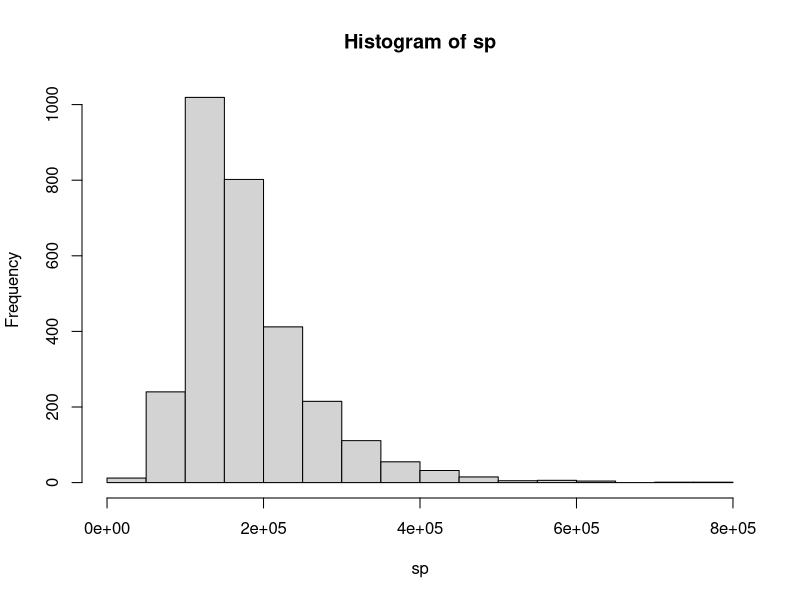

Write R code to recreate this figure. (Note: this script raises an error after producing the figure.)
##################

mydata <- read.csv(file="ames_housing_data.csv",head=TRUE,sep=",")
sp <- mydata$SalePrice

#######################################
### Section 1  - Sample Definition ###
######################################

# Initial view of data
str(mydata)
head(mydata)
names(mydata)
structure(mydata)

# Get the number of cols and rows
print(length(mydata)) # 82 vars
print(nrow(mydata)) # 2930 observations (properties)

# Summary of Sales Price
summary(mydata$SalePrice)

# Look at the data types
vartypes <- sapply(mydata, class)
vartypes

# Count the Numerics - fix this?
numcnt <- 0
for (i in mydata){
  if (typeof(i) == "integer"){
    numcnt <- numcnt + 1
  }
}
numcnt


# Show Hist of SalePrice
hist(sp)
quantile(sp)

#from example
ggplot(mydata, aes(x=SalePrice)) + 
  geom_histogram(color="black", binwidth= 10000) +
  labs(title="Distribution of Sale Price") +
  theme(plot.title=element_text(lineheight=0.8, face="bold", hjust=0.5))


#######################################
### Section 2  - Data Quality Check ###
#######################################

# First verify that all obserations have a reasonable SalePrice value (>0)
summary(mydata$SalePrice)

# Next Define some additional variables
mydata$price_sqft <- mydata$SalePrice/mydata$TotalFloorSF
summary(mydata$price_sqft)
mydata$TotalFloorSF <- mydata$FirstFlrSF + mydata$SecondFlrSF

mydata$TotalFloorSF <- mydata$FirstFlrSF + mydata$SecondFlrSF
mydata$HouseAge <- mydata$YrSold - mydata$YearBuilt
mydata$QualityIndex <- mydata$OverallQual * mydata$OverallCond
mydata$price_sqft <- mydata$SalePrice/mydata$TotalFloorSF



# Next identify some drop conditions
# 1. Non-typical residential zones: drop any Zoning other than Residential (RH, RL, RP, RM)
sub1 <- subset(mydata, mydata$Zoning == "RH" | mydata$Zoning == "RL" | mydata$Zoning == "RP" | mydata$Zoning == "RM")
nrow(sub1)
# 2. Non-normal sale condition: any sale condition other than 'Normal'
sub2 <- subset(sub1, sub1$SaleCondition == "Normal")
nrow(sub2)
# 3. Simplify by looking at only Single Family deteached property types
sub3 <- subset(sub2, sub2$BldgType == "1Fam")
nrow(sub3)

# # 4. Unusual Sale Types: any type other than COD
# mydata_sample <- subset(sub3, sub3$SaleType != "COD")
# nrow(mydata_sample)
# head(mydata_sample)

#Now set sub3 to mydata_sample
mydata_sample <- sub3
length(mydata_sample)
nrow(mydata_sample)

str(mydata_sample)
nrow(mydata_sample) / nrow(mydata)

# Determine the list of twenty variables to test in the EDA, also include SalePrice as the response var
subdat <- subset(mydata_sample, select=c("SalePrice", "TotalFloorSF","GrLivArea","BsmtFinSF1","TotalBsmtSF",
                                  "LotArea","LotShape","LotFrontage","GarageArea","YearBuilt",
                                  "BedroomAbvGr","TotRmsAbvGrd","FullBath","Neighborhood","CentralAir",
                                  "YrSold","KitchenQual","OverallCond","OverallQual","YearRemodel"))

subdat <- subset(mydata_sample, select=c("SalePrice","TotalFloorSF","HouseAge","price_sqft","LotArea","LotShape","FullBath",
                                  "BsmtCond","BsmtFinSF1","TotalBsmtSF","Neighborhood","HouseStyle","YrSold",
                                  "KitchenQual","OverallCond","OverallQual","YearRemodel",
                                  "GarageArea","GarageQual","PoolArea"))


str(subdat)
summary(subdat)


# LotShape, BldgType, CentralAir, KitchenQual are categorical (nominal or ordinal), the rest are numerics

# Break numeric variables into continuous and discrete categories
# Show relationships to each continuous var using scatter plot, and each discrete var using hist
#numeric vars
numdat <- subset(mydata_sample, select=c("SalePrice","BsmtFinSF1","TotalBsmtSF",
                                          "LotArea","LotFrontage","GarageArea","YearBuilt",
                                          "BedroomAbvGr","TotRmsAbvGrd","FullBath",
                                          "YrSold","OverallCond","OverallQual","YearRemodel"))

numdat <- subset(mydata_sample, select=c("SalePrice","TotalFloorSF","HouseAge","price_sqft","LotArea","FullBath",
                                         "BsmtFinSF1","TotalBsmtSF","YrSold","OverallCond","OverallQual","YearRemodel",
                                         "GarageArea","PoolArea"))

#categorical vars
catdat <- subset(mydata_sample, select = c("LotShape","BsmtCond","Neighborhood","HouseStyle","KitchenQual","GarageQual"))

contdat <- subset(mydata_sample, select = c("SalePrice","TotalFloorSF","price_sqft","LotArea","BsmtFinSF1","TotalBsmtSF",
                                            "GarageArea","PoolArea"))
discdat <- subset(mydata_sample, select = c("FullBath","YrSold","HouseAge","OverallCond","OverallQual","YearRemodel"))


summary(discdat)
summary(mydata$TotalFloorSF)

# Test univariate EDA assumptions
# first look at the Factor variables using bar charts
require(ggplot2)
ggplot(subdat, aes(x=mydata_sample$LotShape)) + 
  geom_bar(color="black") + labs(title="Number of houses per Lot Shape") +
  theme(plot.title=element_text(lineheight=0.8, face="bold", hjust=0.5))    #keep
paste("Reg Shape: ", length(which(mydata_sample$LotShape == "Reg")) / length(mydata_sample$LotShape)) #48% are Reg shape
paste("IR1 Shape: ", length(which(mydata_sample$LotShape == "IR1")) / length(mydata_sample$LotShape)) #27% are Reg shape

paste("Reg Shape: ", length(which(mydata$LotShape == "Reg")) / length(mydata$LotShape)) #48% are Reg shape
paste("IR1 Shape: ", length(which(mydata$LotShape == "IR1")) / length(mydata$LotShape)) #27% are Reg shape


ggplot(subdat, aes(x=mydata_sample$Neighborhood)) + 
  geom_bar(color="black") + labs(title="Number of houses by Neighborhood") +
  theme(plot.title=element_text(lineheight=0.8, face="bold", hjust=0.5))

ggplot(subdat, aes(x=mydata_sample$BsmtCond)) + 
  geom_bar(color="black") + labs(title="Number of houses per Bldg Type") +
  theme(plot.title=element_text(lineheight=0.8, face="bold", hjust=0.5))      # can ignore
length(which(mydata_sample$BsmtCond == "TA" | mydata_sample$BsmtCond == "Gd" | 
               mydata_sample$BsmtCond == "Ex")) / length(mydata_sample$BsmtCond) #76% have rating TA or better
length(which(mydata$BsmtCond == "TA" | mydata$BsmtCond == "Gd" | 
               mydata$BsmtCond == "Ex")) / length(mydata$BsmtCond) #76% have rating TA or better


#length(which(mydata_sample$BldgType == "1Fam")) / length(mydata_sample$BldgType) #65% are Single Fam homes

ggplot(subdat, aes(x=mydata_sample$HouseStyle)) + 
  geom_bar(color="black") + labs(title="Number of houses per House Style Type") +
  theme(plot.title=element_text(lineheight=0.8, face="bold", hjust=0.5))  #keep

#length(mydata_sample[mydata_sample$CentralAir == "NA"])
#length(which(mydata_sample$CentralAir == "Y")) / length(mydata_sample$CentralAir) #73% have central air

ggplot(subdat, aes(x=mydata_sample$KitchenQual)) + 
  geom_bar(color="black") + labs(title="Number of houses per Kitchen Qual Type") +
  theme(plot.title=element_text(lineheight=0.8, face="bold", hjust=0.5))
length(which(mydata_sample$KitchenQual == "TA" | mydata_sample$KitchenQual == "Gd" | 
               mydata_sample$KitchenQual == "Ex")) / length(mydata_sample$KitchenQual) #76% have rating TA or better

ggplot(subdat, aes(x=mydata_sample$GarageQual)) + 
  geom_bar(color="black") + labs(title="Number of houses per GarageQual Type") +
  theme(plot.title=element_text(lineheight=0.8, face="bold", hjust=0.5))

length(which(mydata_sample$KitchenQual == "TA" | mydata_sample$KitchenQual == "Gd" | 
               mydata_sample$KitchenQual == "Ex")) / length(mydata_sample$KitchenQual) #76% have rating TA or better


# numeric univariate tests
ggplot(numdat, aes(x=SalePrice)) + 
  geom_histogram(color="black", binwidth= 10000) +
  labs(title="Distribution of SalePrice") +
  theme(plot.title=element_text(lineheight=0.8, face="bold", hjust=0.5))

ggplot(numdat, aes(x=TotalFloorSF)) + 
  geom_histogram(color="black", binwidth= 200) +
  labs(title="Distribution of TotalFloorSF") +
  theme(plot.title=element_text(lineheight=0.8, face="bold", hjust=0.5))




length(which(mydata_sample$TotalFloorSF > 3000)) / length(mydata_sample$TotalFloorSF) 
length(which(mydata_sample$SalePrice > 600000)) / length(mydata_sample$TotalFloorSF) 




# length(numdat)
# for (n in numdat){
#   print(paste("name", quantile(n, na.rm = TRUE)))
# }

# Test bivariate EDA assumptions
ggplot(subdat, aes(x=TotalFloorSF, y=SalePrice)) + 
  geom_point(color="blue", shape=1) +
  ggtitle("Scatter Plot of SalePrice by Total Floor SF") +
  theme(plot.title=element_text(lineheight=0.8, face="bold", hjust=0.5))

ggplot(subdat, aes(x=price_sqft, y=SalePrice)) + 
  geom_point(color="blue", shape=1) +
  ggtitle("Scatter Plot of SalePrice by price_sqft") +
  theme(plot.title=element_text(lineheight=0.8, face="bold", hjust=0.5))


ggplot(subdat, aes(x=LotArea, y=SalePrice)) + 
  geom_point(color="blue", shape=1) +
  ggtitle("Scatter Plot of SalePrice vs Lot Area") +
  theme(plot.title=element_text(lineheight=0.8, face="bold", hjust=0.5))

ggplot(subdat, aes(x=LotShape, y=SalePrice)) + 
  geom_boxplot(fill="blue") +
  labs(title="Boxplot for SalePrice by Lot Shape") +
  theme(plot.title=element_text(lineheight=0.8, face="bold", hjust=0.5))

ggplot(subdat, aes(x=KitchenQual, y=SalePrice)) + 
  geom_boxplot(fill="blue") +
  labs(title="Boxplot for SalePrice by KitchenQual") +
  theme(plot.title=element_text(lineheight=0.8, face="bold", hjust=0.5))

ggplot(subdat, aes(x=BedroomAbvGr, y=YearBuilt)) + 
  geom_boxplot(fill="blue") +
  labs(title="Boxplot for Year Built by  Bedrooms Abv Gr") +
  theme(plot.title=element_text(lineheight=0.8, face="bold", hjust=0.5))

ggplot(subdat, aes(x=LotFrontage, y=SalePrice)) + 
  geom_point(color="blue", shape=1) +
  ggtitle("Scatter Plot of LotFrontage vs SalePrice") +
  theme(plot.title=element_text(lineheight=0.8, face="bold", hjust=0.5))

ggplot(subdat, aes(x=TotRmsAbvGrd, y=SalePrice)) + 
  geom_point(color="blue", shape=1) +
  ggtitle("Scatter Plot of Total Rooms Abv Grd vs SalePrice") +
  theme(plot.title=element_text(lineheight=0.8, face="bold", hjust=0.5))

ggplot(subdat, aes(x=GrLivArea, y=SalePrice)) + 
  geom_point(color="blue", shape=1) +
  ggtitle("Scatter Plot of GrLivArea vs SalePrice") +
  theme(plot.title=element_text(lineheight=0.8, face="bold", hjust=0.5))

#General tests
ggplot(subdat, aes(x=Neighborhood, y=SalePrice)) + 
  geom_point(color="blue", shape=1) +
  ggtitle("SalePrice by Neighborhood") +
  theme(plot.title=element_text(lineheight=0.8, face="bold", hjust=0.5))

ggplot(subdat, aes(x=HouseStyle, y=SalePrice)) + 
  geom_point(color="blue", shape=1) +
  ggtitle("SalePrice by HouseStyle") +
  theme(plot.title=element_text(lineheight=0.8, face="bold", hjust=0.5))


# Identify Relevant Variables
#Focus on Contiuous Variables for now
cor(mydata$SalePrice, mydata$TotalFloorSF, use = "everything", method = c("pearson"))
    
for (i in contdat){
  print(cor(contdat$SalePrice, i, method = c("pearson")))
}


#######################################
### Section 3  - Inital EDA Tests  ###
######################################
# Choose ten variables to do more analysis
#del TotalFloorSF, KitchenQual, CentralAir
init_eda <- subset(mydata_sample, select=c("SalePrice", "GrLivArea","TotalBsmtSF","GarageArea","YearBuilt",
                                            "TotRmsAbvGrd","FullBath","YrSold","OverallQual", "Neighborhood"))

init_eda <- subset(mydata_sample, select=c("SalePrice","TotalFloorSF","price_sqft","LotArea","LotShape","TotalBsmtSF",
                                           "Neighborhood","KitchenQual","OverallQual","GarageArea"))

str(init_eda)
names(init_eda)

# THESE ARE MY TEN VARS FOR INIT EDA
num_eda <- subset(mydata_sample, select=c("SalePrice", "GrLivArea","TotalBsmtSF","GarageArea","YearBuilt",
                                           "TotRmsAbvGrd","FullBath","YrSold","OverallQual"))
str(num_eda)

#Get quantile summary for each of the selected vars
for (n in num_eda){
  print(summary(n))
}

# #Get descriptives for each of the selected vars
sapply(num_eda, min)
sapply(num_eda, max)
round(sapply(num_eda, median), 0)
round(sapply(num_eda, mean), 0)
# round(sapply(num_eda, sd), 2)

# Check Histogram for cleaned data
hist(mydata_sample$SalePrice, main = "Distribution of SalePrice - Cleaned", 
     xlab = "Sale Price", ylab = "Count", col = "Blue")

# Correlation
for (n in numdat){
  print(cor(mydata_sample$SalePrice, n, method = "pearson"))
}

#Check anova?
fit <- lm(mydata_sample$SalePrice ~ mydata_sample$GrLivArea)
summary(aov(fit))


# Model focused EDA for SalePrice as the response

ggplot(mydata, aes(x=GrLivArea, y=SalePrice)) + 
  geom_point(color="blue", size=2) +
  ggtitle("Scatter Plot of Sale Price vs GrLivArea - original data") +
  theme(plot.title=element_text(lineheight=0.8, face="bold", hjust=0.5)) #shows pos cor

ggplot(numdat, aes(x=GrLivArea, y=SalePrice)) + 
  geom_point(color="blue", size=2) +
  ggtitle("Scatter Plot of Sale Price vs GrLivArea- cleaned data") +
  theme(plot.title=element_text(lineheight=0.8, face="bold", hjust=0.5)) #shows pos cor

ggplot(numdat, aes(x=OverallQual, y=SalePrice)) + 
  geom_point(color="blue", size=2) +
  ggtitle("Scatter Plot of Sale Price vs Qual") +
  theme(plot.title=element_text(lineheight=0.8, face="bold", hjust=0.5))


ggplot(numdat, aes(x=GarageArea, y=SalePrice)) + 
  geom_point(color="blue", size=2) +
  ggtitle("Scatter Plot of Sale Price vs GarageArea") +
  theme(plot.title=element_text(lineheight=0.8, face="bold", hjust=0.5))

ggplot(numdat, aes(x=YearBuilt, y=SalePrice)) + 
  geom_point(color="blue", size=2) +
  ggtitle("Scatter Plot of Sale Price vs Year Built") +
  theme(plot.title=element_text(lineheight=0.8, face="bold", hjust=0.5))

#compare saleprice to cat var KitchenQual
ggplot(subdat, aes(x=KitchenQual, y=SalePrice)) + 
  geom_boxplot(fill="blue") + labs("Scatter Plot of Sale Price vs KithcenQual") +
  theme(plot.title=element_text(lineheight=0.8, face="bold", hjust=0.5))

#compare saleprice to cat var CentralAir
ggplot(subdat, aes(x=CentralAir, y=SalePrice)) + 
  geom_boxplot(fill="blue") + labs("Scatter Plot of Sale Price vs CentralAir") +
  theme(plot.title=element_text(lineheight=0.8, face="bold", hjust=0.5))


# Extra, test correlations for the ten vars
require(corrplot)
mcor <- cor(num_eda)
corrplot(mcor, method = "shade", shade.col = NA, tl.col = "black", tl.cex = 0.5)


########################################
### Section 4 - EDA 
########################################
#Now choose the three vars you want to use as predictors for SalePrice and log(SalePrice)
eda_vars <- subset(mydata_sample, select=c("SalePrice", "GrLivArea","TotalBsmtSF","OverallQual"))
eda_vars$logSalePrice <- log(mydata_sample$SalePrice)
str(eda_vars)


# First show plots using SalePrice
ggplot(mydata_sample, aes(x=GrLivArea, y=SalePrice)) + 
  geom_point(color="blue", size=2) +
  ggtitle("Scatter Plot of Sale Price vs GrLivArea - EDA") +
  theme(plot.title=element_text(lineheight=0.8, face="bold", hjust=0.5))

ggplot(mydata_sample, aes(x=TotalBsmtSF, y=SalePrice)) + 
  geom_point(color="blue", size=2) +
  ggtitle("Scatter Plot of Sale Price vs TotalBsmtSF - EDA") +
  theme(plot.title=element_text(lineheight=0.8, face="bold", hjust=0.5))

ggplot(mydata_sample, aes(x=OverallQual, y=SalePrice)) + 
  geom_point(color="blue", size=2) +
  ggtitle("Scatter Plot of Sale Price vs OverallQual - EDA") +
  theme(plot.title=element_text(lineheight=0.8, face="bold", hjust=0.5))

# Second show plots using log(SalePrice)
ggplot(mydata_sample, aes(x=GrLivArea, y=log(SalePrice))) + 
  geom_point(color="red", size=2) +
  ggtitle("Scatter Plot of Log Sale Price vs GrLivArea - EDA") +
  theme(plot.title=element_text(lineheight=0.8, face="bold", hjust=0.5))

ggplot(mydata_sample, aes(x=TotalBsmtSF, y=log(SalePrice))) + 
  geom_point(color="red", size=2) +
  ggtitle("Scatter Plot of Log Sale Price vs TotalBsmtSF - EDA") +
  theme(plot.title=element_text(lineheight=0.8, face="bold", hjust=0.5))

ggplot(mydata_sample, aes(x=OverallQual, y=log(SalePrice))) + 
  geom_point(color="red", size=2) +
  ggtitle("Scatter Plot of Log Sale Price vs OverallQual - EDA") +
  theme(plot.title=element_text(lineheight=0.8, face="bold", hjust=0.5))

# Also test pair-wise plots
require(lattice)
pairs(eda_vars)

require(GGally)
ggpairs(eda_vars)

require(corrplot)
mcor <- cor(eda_vars)
corrplot(mcor, method = "shade", shade.col = NA, tl.col = "black", tl.cex = 0.5)

mfrow=c(1, 2)
p1 <- ggplot(mydata_sample, aes(x=TotalBsmtSF, y=SalePrice)) + 
  geom_point(color="blue", size=2) +
  ggtitle("Scatter Plot of Sale Price vs TotalBsmtSF - EDA") +
  theme(plot.title=element_text(lineheight=0.8, face="bold", hjust=0.5))

p2 <- ggplot(mydata_sample, aes(x=OverallQual, y=SalePrice)) + 
  geom_point(color="blue", size=2) +
  ggtitle("Scatter Plot of Sale Price vs OverallQual - EDA") +
  theme(plot.title=element_text(lineheight=0.8, face="bold", hjust=0.5))

multiplot <- function(..., plotlist=NULL, file, cols=1, layout=NULL) {
  library(grid)
  
  # Make a list from the ... arguments and plotlist
  plots <- c(list(...), plotlist)
  
  numPlots = length(plots)
  
  # If layout is NULL, then use 'cols' to determine layout
  if (is.null(layout)) {
    # Make the panel
    # ncol: Number of columns of plots
    # nrow: Number of rows needed, calculated from # of cols
    layout <- matrix(seq(1, cols * ceiling(numPlots/cols)),
                     ncol = cols, nrow = ceiling(numPlots/cols))
  }
  
  if (numPlots==1) {
    print(plots[[1]])
    
  } else {
    # Set up the page
    grid.newpage()
    pushViewport(viewport(layout = grid.layout(nrow(layout), ncol(layout))))
    
    # Make each plot, in the correct location
    for (i in 1:numPlots) {
      # Get the i,j matrix positions of the regions that contain this subplot
      matchidx <- as.data.frame(which(layout == i, arr.ind = TRUE))
      
      print(plots[[i]], vp = viewport(layout.pos.row = matchidx$row,
                                      layout.pos.col = matchidx$col))
    }
  }
}


multiplot(p1, p2, cols=2)

init_eda <- subset(mydata_sample, select=c("SalePrice","TotalFloorSF","price_sqft","LotArea","LotShape","TotalBsmtSF",
                                           "Neighborhood","KitchenQual","OverallQual","GarageArea"))

p1 <- ggplot(init_eda, aes(x=TotalFloorSF)) + 
  geom_histogram(color="black", binwidth= 100) +
  labs(title="Distribution of TotalFloorSF") +
  theme(plot.title=element_text(lineheight=0.8, face="bold", hjust=0.5))

p2<- ggplot(init_eda, aes(x=TotalFloorSF, y=SalePrice)) + 
  geom_point(color="blue", shape=1) +
  ggtitle("Scatter Plot of SalePrice by Total Floor SF") +
  theme(plot.title=element_text(lineheight=0.8, face="bold", hjust=0.5))

multiplot(p1, p2, cols=2)
#--------------------------------

p1 <- ggplot(init_eda, aes(x=LotArea)) + 
  geom_histogram(color="black", binwidth= 1000) +
  labs(title="Distribution of LotArea") +
  theme(plot.title=element_text(lineheight=0.8, face="bold", hjust=0.5))

p2<- ggplot(init_eda, aes(x=LotArea, y=SalePrice)) + 
  geom_point(color="blue", shape=1) +
  ggtitle("Scatter Plot of SalePrice by LotArea") +
  theme(plot.title=element_text(lineheight=0.8, face="bold", hjust=0.5))

multiplot(p1, p2, cols=2)
#---------------------------------------------
  
p1 <- ggplot(init_eda, aes(x=OverallQual)) + 
  geom_bar(color="black") + labs(title="Number of houses per Kitchen Qual Type") +
  labs(title="Distribution of OverallQual") +
  theme(plot.title=element_text(lineheight=0.8, face="bold", hjust=0.5))

p2<- ggplot(init_eda, aes(x=OverallQual, y=SalePrice)) + 
  geom_point(color="blue", shape=1) +
  ggtitle("Scatter Plot of SalePrice by OverallQual") +
  theme(plot.title=element_text(lineheight=0.8, face="bold", hjust=0.5))

multiplot(p1, p2, cols=2)
#---------------------------------------------


p1 <- ggplot(init_eda, aes(x=Neighborhood)) + 
  geom_bar(color="black") + labs(title="Number of houses per Neighborhood") +
  labs(title="Distribution of Neighborhood") +
  theme(plot.title=element_text(lineheight=0.8, face="bold", hjust=0.5))

p2<- ggplot(init_eda, aes(x=Neighborhood, y=SalePrice)) + 
  geom_point(color="blue", shape=1) +
  ggtitle("SalePrice by Neighborhood") +
  theme(plot.title=element_text(lineheight=0.8, face="bold", hjust=0.5))


multiplot(p1, p2, cols=2)
#---------------------------------------------

p1 <- ggplot(init_eda, aes(x=mydata_sample$KitchenQual)) + 
  geom_bar(color="black") + labs(title="Number of houses per Kitchen Qual Type") +
  theme(plot.title=element_text(lineheight=0.8, face="bold", hjust=0.5))


p2<- ggplot(init_eda, aes(x=KitchenQual, y=SalePrice)) + 
  geom_boxplot(fill="blue") + labs("Scatter Plot of Sale Price vs KithcenQual") +
  theme(plot.title=element_text(lineheight=0.8, face="bold", hjust=0.5))


multiplot(p1, p2, cols=2)
#---------------------------------------------

init_eda <- subset(mydata_sample, select=c("SalePrice","TotalFloorSF","price_sqft","LotArea","LotShape","TotalBsmtSF",
                                           "Neighborhood","KitchenQual","OverallQual","GarageArea"))

str(init_eda)
init_eda_num <- subset(mydata_sample, select=c("SalePrice","TotalFloorSF","price_sqft","LotArea",
                                               "TotalBsmtSF","OverallQual","GarageArea"))
mcor <- cor(init_eda_num)
corrplot(mcor, method = "shade", shade.col = NA, tl.col = "black", tl.cex = 0.5)


init_eda_num <- 

# First show plots using SalePrice
  p1 <- ggplot(mydata_sample, aes(x=TotalFloorSF, y=SalePrice)) + 
  geom_point(color="blue", size=2) +
  ggtitle("Scatter Plot of Sale Price vs TotalFloorSF - EDA") +
  theme(plot.title=element_text(lineheight=0.8, face="bold", hjust=0.5))


p2 <- ggplot(mydata_sample, aes(x=TotalFloorSF, y=log(SalePrice))) + 
  geom_point(color="red", size=2) +
  ggtitle("Scatter Plot of Log Sale Price vs TotalFloorSF - EDA") +
  theme(plot.title=element_text(lineheight=0.8, face="bold", hjust=0.5))
multiplot(p1, p2, cols=2)
#--------------------


p1 <- ggplot(mydata_sample, aes(x=TotalBsmtSF, y=SalePrice)) + 
  geom_point(color="blue", size=2) +
  ggtitle("Scatter Plot of Sale Price vs TotalBsmtSF - EDA") +
  theme(plot.title=element_text(lineheight=0.8, face="bold", hjust=0.5))

p2 <- ggplot(mydata_sample, aes(x=TotalBsmtSF, y=log(SalePrice))) + 
  geom_point(color="red", size=2) +
  ggtitle("Scatter Plot of Log Sale Price vs TotalBsmtSF - EDA") +
  theme(plot.title=element_text(lineheight=0.8, face="bold", hjust=0.5))
multiplot(p1, p2, cols=2)
#--------------------


p1 <- ggplot(mydata_sample, aes(x=OverallQual, y=SalePrice)) + 
  geom_point(color="blue", size=2) +
  ggtitle("Scatter Plot of Sale Price vs OverallQual - EDA") +
  theme(plot.title=element_text(lineheight=0.8, face="bold", hjust=0.5))

p2 <-  ggplot(mydata_sample, aes(x=OverallQual, y=log(SalePrice))) + 
  geom_point(color="red", size=2) +
  ggtitle("Scatter Plot of Log Sale Price vs OverallQual - EDA") +
  theme(plot.title=element_text(lineheight=0.8, face="bold", hjust=0.5))
multiplot(p1, p2, cols=2)
#--------------------

# Second show plots using log(SalePrice)

eda_vars <- subset(mydata_sample, select=c("SalePrice", "TotalFloorSF","TotalBsmtSF","OverallQual"))
eda_vars$logSalePrice <- log(mydata_sample$SalePrice)
str(eda_vars)

require(lattice)
pairs(eda_vars)

require(GGally)
ggpairs(eda_vars)

require(corrplot)
mcor <- cor(eda_vars)
corrplot(mcor, method = "shade", shade.col = NA, tl.col = "black", tl.cex = 0.5)


